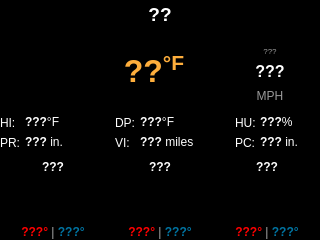
<?xml version="1.0" encoding="UTF-8"?>
<ui version="4.0">
 <class>MainWindow</class>
 <widget class="QMainWindow" name="MainWindow">
  <property name="geometry">
   <rect>
    <x>0</x>
    <y>0</y>
    <width>320</width>
    <height>240</height>
   </rect>
  </property>
  <property name="contextMenuPolicy">
   <enum>Qt::DefaultContextMenu</enum>
  </property>
  <property name="windowTitle">
   <string>MainWindow</string>
  </property>
  <property name="windowOpacity">
   <double>1.000000000000000</double>
  </property>
  <property name="autoFillBackground">
   <bool>false</bool>
  </property>
  <property name="styleSheet">
   <string notr="true">background-color:  #000000;</string>
  </property>
  <widget class="QWidget" name="centralWidget">
   <widget class="QLabel" name="text_clock">
    <property name="geometry">
     <rect>
      <x>0</x>
      <y>0</y>
      <width>320</width>
      <height>30</height>
     </rect>
    </property>
    <property name="font">
     <font>
      <pointsize>14</pointsize>
      <weight>75</weight>
      <bold>true</bold>
     </font>
    </property>
    <property name="styleSheet">
     <string notr="true">color: #ffffff;</string>
    </property>
    <property name="text">
     <string>&lt;b&gt;??&lt;/b&gt;</string>
    </property>
    <property name="alignment">
     <set>Qt::AlignCenter</set>
    </property>
   </widget>
   <widget class="QLabel" name="text_current_temp_f">
    <property name="geometry">
     <rect>
      <x>90</x>
      <y>40</y>
      <width>128</width>
      <height>64</height>
     </rect>
    </property>
    <property name="font">
     <font>
      <pointsize>24</pointsize>
      <weight>75</weight>
      <bold>true</bold>
     </font>
    </property>
    <property name="styleSheet">
     <string notr="true">color:#feae3c;</string>
    </property>
    <property name="text">
     <string>&lt;b&gt;??&lt;/b&gt;&lt;sup&gt;&amp;deg;F&lt;/sup&gt;</string>
    </property>
    <property name="textFormat">
     <enum>Qt::RichText</enum>
    </property>
    <property name="alignment">
     <set>Qt::AlignCenter</set>
    </property>
   </widget>
   <widget class="QLabel" name="label_hi_or_wc">
    <property name="geometry">
     <rect>
      <x>0</x>
      <y>115</y>
      <width>20</width>
      <height>15</height>
     </rect>
    </property>
    <property name="styleSheet">
     <string notr="true">color: #ffffff;</string>
    </property>
    <property name="text">
     <string>HI:</string>
    </property>
   </widget>
   <widget class="QLabel" name="text_hi_or_wc">
    <property name="geometry">
     <rect>
      <x>25</x>
      <y>115</y>
      <width>60</width>
      <height>15</height>
     </rect>
    </property>
    <property name="font">
     <font>
      <weight>50</weight>
      <bold>false</bold>
     </font>
    </property>
    <property name="styleSheet">
     <string notr="true">color: #ffffff;</string>
    </property>
    <property name="text">
     <string>&lt;b&gt;???&lt;/b&gt;&amp;deg;F</string>
    </property>
    <property name="textFormat">
     <enum>Qt::RichText</enum>
    </property>
   </widget>
   <widget class="QLabel" name="label_dewpoint">
    <property name="geometry">
     <rect>
      <x>115</x>
      <y>115</y>
      <width>20</width>
      <height>15</height>
     </rect>
    </property>
    <property name="styleSheet">
     <string notr="true">color: #ffffff;</string>
    </property>
    <property name="text">
     <string>DP:</string>
    </property>
   </widget>
   <widget class="QLabel" name="text_dewpoint">
    <property name="geometry">
     <rect>
      <x>140</x>
      <y>115</y>
      <width>60</width>
      <height>15</height>
     </rect>
    </property>
    <property name="styleSheet">
     <string notr="true">color: #ffffff;</string>
    </property>
    <property name="text">
     <string>&lt;b&gt;???&lt;/b&gt;&amp;deg;F</string>
    </property>
   </widget>
   <widget class="QLabel" name="label_humidity">
    <property name="geometry">
     <rect>
      <x>235</x>
      <y>115</y>
      <width>20</width>
      <height>15</height>
     </rect>
    </property>
    <property name="styleSheet">
     <string notr="true">color: #ffffff;</string>
    </property>
    <property name="text">
     <string>HU:</string>
    </property>
   </widget>
   <widget class="QLabel" name="text_humidity">
    <property name="geometry">
     <rect>
      <x>260</x>
      <y>115</y>
      <width>60</width>
      <height>15</height>
     </rect>
    </property>
    <property name="styleSheet">
     <string notr="true">color: #ffffff;</string>
    </property>
    <property name="text">
     <string>&lt;b&gt;???&lt;/b&gt;%</string>
    </property>
   </widget>
   <widget class="QLabel" name="text_pressure">
    <property name="geometry">
     <rect>
      <x>25</x>
      <y>135</y>
      <width>60</width>
      <height>15</height>
     </rect>
    </property>
    <property name="font">
     <font>
      <weight>50</weight>
      <bold>false</bold>
     </font>
    </property>
    <property name="styleSheet">
     <string notr="true">color: #ffffff;</string>
    </property>
    <property name="text">
     <string>&lt;b&gt;???&lt;/b&gt; in.</string>
    </property>
    <property name="textFormat">
     <enum>Qt::RichText</enum>
    </property>
   </widget>
   <widget class="QLabel" name="text_visibility">
    <property name="geometry">
     <rect>
      <x>140</x>
      <y>135</y>
      <width>60</width>
      <height>15</height>
     </rect>
    </property>
    <property name="styleSheet">
     <string notr="true">color: #ffffff;</string>
    </property>
    <property name="text">
     <string>&lt;b&gt;???&lt;/b&gt; miles</string>
    </property>
   </widget>
   <widget class="QLabel" name="label_pressure">
    <property name="geometry">
     <rect>
      <x>0</x>
      <y>135</y>
      <width>20</width>
      <height>15</height>
     </rect>
    </property>
    <property name="styleSheet">
     <string notr="true">color: #ffffff;</string>
    </property>
    <property name="text">
     <string>PR:</string>
    </property>
   </widget>
   <widget class="QLabel" name="label_visibility">
    <property name="geometry">
     <rect>
      <x>115</x>
      <y>135</y>
      <width>20</width>
      <height>15</height>
     </rect>
    </property>
    <property name="styleSheet">
     <string notr="true">color: #ffffff;</string>
    </property>
    <property name="text">
     <string>VI:</string>
    </property>
   </widget>
   <widget class="QLabel" name="text_precip">
    <property name="geometry">
     <rect>
      <x>260</x>
      <y>135</y>
      <width>60</width>
      <height>15</height>
     </rect>
    </property>
    <property name="styleSheet">
     <string notr="true">color: #ffffff;</string>
    </property>
    <property name="text">
     <string>&lt;b&gt;???&lt;/b&gt; in.</string>
    </property>
   </widget>
   <widget class="QLabel" name="label_precip">
    <property name="geometry">
     <rect>
      <x>235</x>
      <y>135</y>
      <width>20</width>
      <height>15</height>
     </rect>
    </property>
    <property name="styleSheet">
     <string notr="true">color: #ffffff;</string>
    </property>
    <property name="text">
     <string>PC:</string>
    </property>
   </widget>
   <widget class="QLabel" name="icon_current">
    <property name="geometry">
     <rect>
      <x>0</x>
      <y>40</y>
      <width>64</width>
      <height>64</height>
     </rect>
    </property>
    <property name="text">
     <string/>
    </property>
    <property name="alignment">
     <set>Qt::AlignCenter</set>
    </property>
   </widget>
   <widget class="Line" name="hline_3">
    <property name="geometry">
     <rect>
      <x>0</x>
      <y>155</y>
      <width>320</width>
      <height>1</height>
     </rect>
    </property>
    <property name="styleSheet">
     <string notr="true">color: #ffffff;</string>
    </property>
    <property name="orientation">
     <enum>Qt::Horizontal</enum>
    </property>
   </widget>
   <widget class="Line" name="hline_1">
    <property name="geometry">
     <rect>
      <x>0</x>
      <y>35</y>
      <width>320</width>
      <height>1</height>
     </rect>
    </property>
    <property name="styleSheet">
     <string notr="true">color: #ffffff;</string>
    </property>
    <property name="orientation">
     <enum>Qt::Horizontal</enum>
    </property>
   </widget>
   <widget class="Line" name="hline_2">
    <property name="geometry">
     <rect>
      <x>0</x>
      <y>110</y>
      <width>320</width>
      <height>1</height>
     </rect>
    </property>
    <property name="styleSheet">
     <string notr="true">color: #ffffff;</string>
    </property>
    <property name="orientation">
     <enum>Qt::Horizontal</enum>
    </property>
   </widget>
   <widget class="Line" name="vline_1">
    <property name="geometry">
     <rect>
      <x>106</x>
      <y>155</y>
      <width>1</width>
      <height>84</height>
     </rect>
    </property>
    <property name="styleSheet">
     <string notr="true">color: #ffffff;</string>
    </property>
    <property name="orientation">
     <enum>Qt::Vertical</enum>
    </property>
   </widget>
   <widget class="Line" name="vline_2">
    <property name="geometry">
     <rect>
      <x>213</x>
      <y>155</y>
      <width>1</width>
      <height>84</height>
     </rect>
    </property>
    <property name="styleSheet">
     <string notr="true">color: #ffffff;</string>
    </property>
    <property name="orientation">
     <enum>Qt::Vertical</enum>
    </property>
   </widget>
   <widget class="QLabel" name="text_forecast1_date">
    <property name="geometry">
     <rect>
      <x>0</x>
      <y>160</y>
      <width>106</width>
      <height>15</height>
     </rect>
    </property>
    <property name="styleSheet">
     <string notr="true">color: #ffffff;</string>
    </property>
    <property name="text">
     <string>&lt;b&gt;???&lt;/b&gt;</string>
    </property>
    <property name="alignment">
     <set>Qt::AlignCenter</set>
    </property>
   </widget>
   <widget class="QLabel" name="text_forecast2_date">
    <property name="geometry">
     <rect>
      <x>107</x>
      <y>160</y>
      <width>106</width>
      <height>15</height>
     </rect>
    </property>
    <property name="styleSheet">
     <string notr="true">color: #ffffff;</string>
    </property>
    <property name="text">
     <string>&lt;b&gt;???&lt;/b&gt;</string>
    </property>
    <property name="alignment">
     <set>Qt::AlignCenter</set>
    </property>
   </widget>
   <widget class="QLabel" name="text_forecast3_date">
    <property name="geometry">
     <rect>
      <x>214</x>
      <y>160</y>
      <width>106</width>
      <height>15</height>
     </rect>
    </property>
    <property name="styleSheet">
     <string notr="true">color: #ffffff;</string>
    </property>
    <property name="text">
     <string>&lt;b&gt;???&lt;/b&gt;</string>
    </property>
    <property name="alignment">
     <set>Qt::AlignCenter</set>
    </property>
   </widget>
   <widget class="QLabel" name="text_forecast1_temp">
    <property name="geometry">
     <rect>
      <x>0</x>
      <y>225</y>
      <width>106</width>
      <height>15</height>
     </rect>
    </property>
    <property name="styleSheet">
     <string notr="true">color: #ffffff;</string>
    </property>
    <property name="text">
     <string>&lt;b style=&quot;color:#ff0000;&quot;&gt;???&amp;deg;&lt;/b&gt; &lt;span style=&quot;color:#aaa;&quot;&gt;|&lt;/span&gt; &lt;b style=&quot;color:#0074a2;&quot;&gt;???&amp;deg;&lt;/b&gt;</string>
    </property>
    <property name="alignment">
     <set>Qt::AlignCenter</set>
    </property>
   </widget>
   <widget class="QLabel" name="text_forecast2_temp">
    <property name="geometry">
     <rect>
      <x>107</x>
      <y>225</y>
      <width>106</width>
      <height>15</height>
     </rect>
    </property>
    <property name="styleSheet">
     <string notr="true">color: #ffffff;</string>
    </property>
    <property name="text">
     <string>&lt;b style=&quot;color:#ff0000;&quot;&gt;???&amp;deg;&lt;/b&gt; &lt;span style=&quot;color:#aaa;&quot;&gt;|&lt;/span&gt; &lt;b style=&quot;color:#0074a2;&quot;&gt;???&amp;deg;&lt;/b&gt;</string>
    </property>
    <property name="alignment">
     <set>Qt::AlignCenter</set>
    </property>
   </widget>
   <widget class="QLabel" name="text_forecast3_temp">
    <property name="geometry">
     <rect>
      <x>214</x>
      <y>225</y>
      <width>106</width>
      <height>15</height>
     </rect>
    </property>
    <property name="styleSheet">
     <string notr="true">color: #ffffff;</string>
    </property>
    <property name="text">
     <string>&lt;b style=&quot;color:#ff0000;&quot;&gt;???&amp;deg;&lt;/b&gt; &lt;span style=&quot;color:#aaa;&quot;&gt;|&lt;/span&gt; &lt;b style=&quot;color:#0074a2;&quot;&gt;???&amp;deg;&lt;/b&gt;</string>
    </property>
    <property name="alignment">
     <set>Qt::AlignCenter</set>
    </property>
   </widget>
   <widget class="QLabel" name="icon_forecast1">
    <property name="geometry">
     <rect>
      <x>30</x>
      <y>180</y>
      <width>45</width>
      <height>45</height>
     </rect>
    </property>
    <property name="text">
     <string/>
    </property>
    <property name="alignment">
     <set>Qt::AlignCenter</set>
    </property>
   </widget>
   <widget class="QLabel" name="icon_forecast2">
    <property name="geometry">
     <rect>
      <x>138</x>
      <y>180</y>
      <width>45</width>
      <height>45</height>
     </rect>
    </property>
    <property name="text">
     <string/>
    </property>
    <property name="alignment">
     <set>Qt::AlignCenter</set>
    </property>
   </widget>
   <widget class="QLabel" name="icon_forecast3">
    <property name="geometry">
     <rect>
      <x>245</x>
      <y>180</y>
      <width>45</width>
      <height>45</height>
     </rect>
    </property>
    <property name="text">
     <string/>
    </property>
    <property name="alignment">
     <set>Qt::AlignCenter</set>
    </property>
   </widget>
   <widget class="QLabel" name="text_wind_dir">
    <property name="geometry">
     <rect>
      <x>260</x>
      <y>43</y>
      <width>20</width>
      <height>15</height>
     </rect>
    </property>
    <property name="font">
     <font>
      <pointsize>6</pointsize>
      <weight>50</weight>
      <italic>false</italic>
      <bold>false</bold>
     </font>
    </property>
    <property name="styleSheet">
     <string notr="true">color:#999;</string>
    </property>
    <property name="text">
     <string>???</string>
    </property>
    <property name="alignment">
     <set>Qt::AlignCenter</set>
    </property>
   </widget>
   <widget class="QLabel" name="text_wind_speed">
    <property name="geometry">
     <rect>
      <x>240</x>
      <y>62</y>
      <width>60</width>
      <height>20</height>
     </rect>
    </property>
    <property name="font">
     <font>
      <pointsize>12</pointsize>
      <weight>75</weight>
      <italic>false</italic>
      <bold>true</bold>
     </font>
    </property>
    <property name="styleSheet">
     <string notr="true">color:#fff;</string>
    </property>
    <property name="text">
     <string>&lt;b&gt;???&lt;/b&gt;</string>
    </property>
    <property name="alignment">
     <set>Qt::AlignCenter</set>
    </property>
   </widget>
   <widget class="QLabel" name="label_wind_mph">
    <property name="geometry">
     <rect>
      <x>250</x>
      <y>88</y>
      <width>40</width>
      <height>15</height>
     </rect>
    </property>
    <property name="font">
     <font>
      <pointsize>9</pointsize>
      <weight>50</weight>
      <bold>false</bold>
     </font>
    </property>
    <property name="styleSheet">
     <string notr="true">color:#999;</string>
    </property>
    <property name="text">
     <string>MPH</string>
    </property>
    <property name="alignment">
     <set>Qt::AlignCenter</set>
    </property>
   </widget>
  </widget>
 </widget>
 <layoutdefault spacing="6" margin="11"/>
 <resources/>
 <connections/>
</ui>
